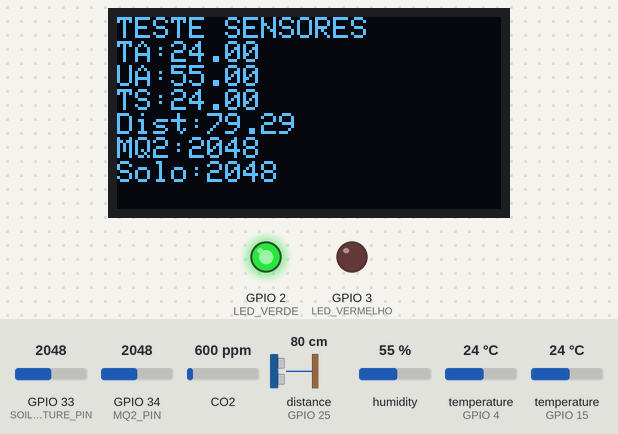
Recording of a sketch running on a simulated ESP32. Parts: 128×64 one-colour display, output pins drawn as LEDs (lit = HIGH). Wiring (inferred from the names in the program): ultrasonic range finder: trigger GPIO 26; echo GPIO 25. The test bench sets the inputs (shaded band); at power-on: distance to the obstacle (sensor on GPIO 25) 80 cm, humidity 55 %, temperature (sensors on GPIO 4, GPIO 15) 24 °C, GPIO 33 (SOIL_MOISTURE_PIN) = 2048, GPIO 34 (MQ2_PIN) = 2048, CO2 600 ppm. The echo pulse lasts 58.3 µs per cm; pins used as bus, display or sensor lines are not drawn; what the sketch prints to the serial monitor is not drawn.

Above: at 3.6 s.
3.7 s: distance to the obstacle (sensor on GPIO 25) set to 2 cm
At 7.6 s:
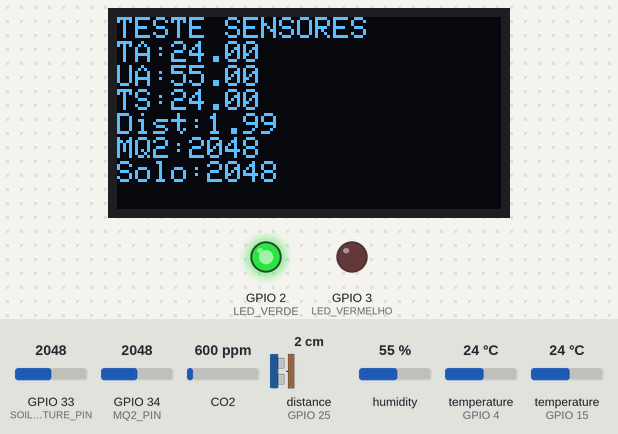
7.9 s: humidity set to 22 %
At 9.9 s:
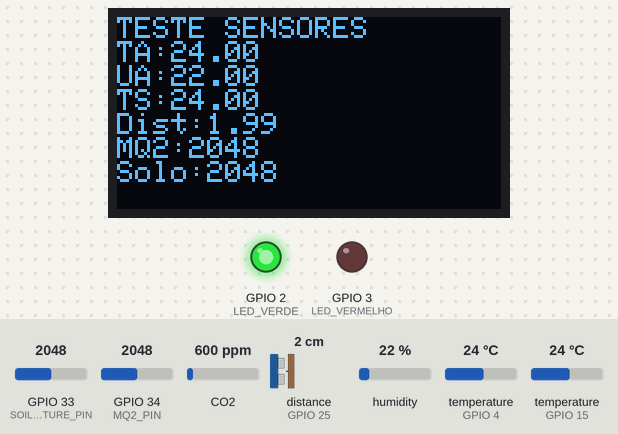
11.5 s: temperature (sensor on GPIO 4) set to 12 °C
At 13.4 s:
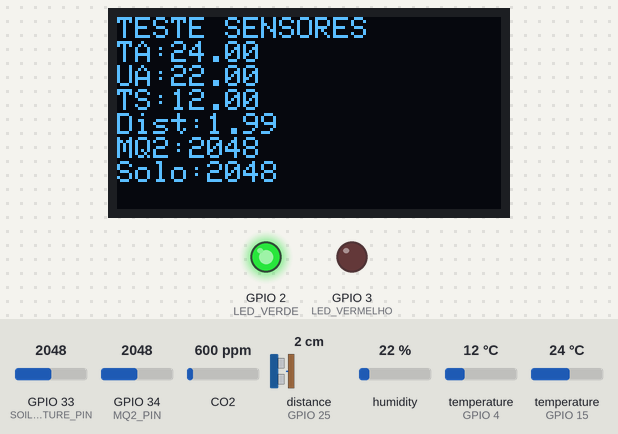
15.1 s: GPIO 33 (SOIL_MOISTURE_PIN) set to 2866
At 18.0 s:
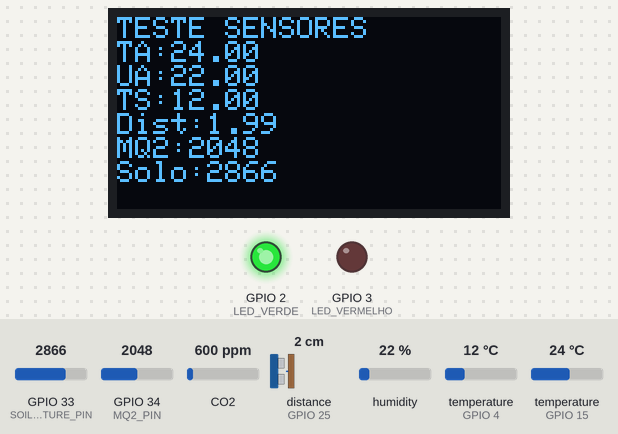
19.1 s: GPIO 34 (MQ2_PIN) set to 2866
At 21.5 s:
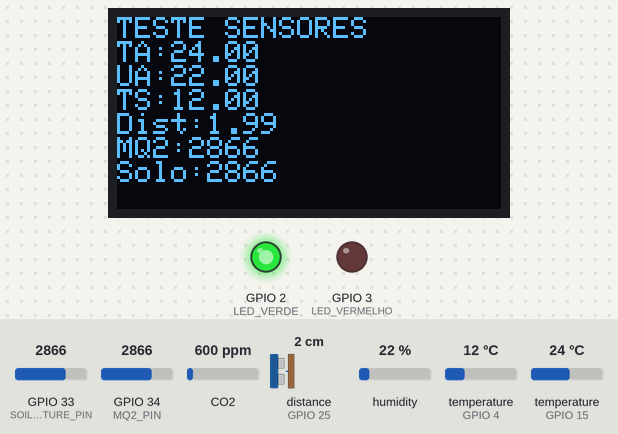
22.7 s: temperature (sensor on GPIO 15) set to 12 °C
At 27.3 s:
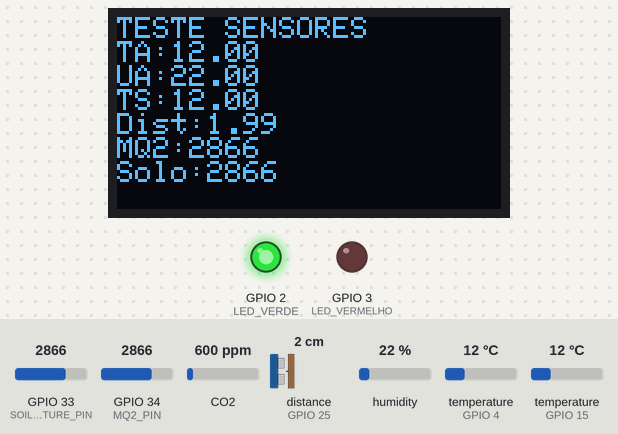
Timing chart, 0 to 28.5 s (numbered marks = the images above; inputs shaded):
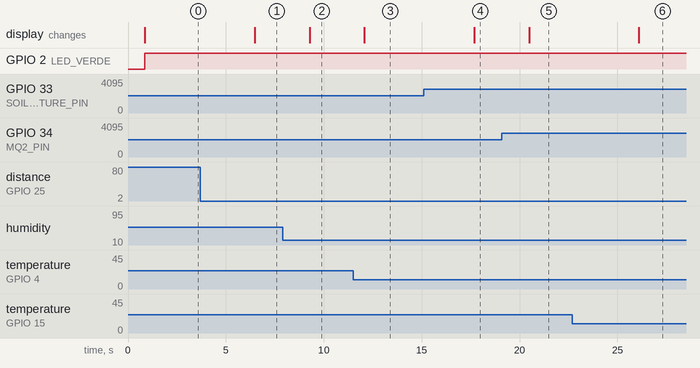

Measured:
- after the input at 3.7 s, the display: changes after 2.8 s (image 1)
- after the input at 7.9 s, the display: changes after 1.4 s (image 2)
- after the input at 11.5 s, the display: changes after 0.58 s (image 3)
- after the input at 15.1 s, the display: changes after 2.6 s (image 4)
- after the input at 19.1 s, the display: changes after 1.4 s (image 5)
- after the input at 22.7 s, the display: changes after 3.4 s (image 6)

The sketch:

teste_geral_sensores.ino
```cpp
#include <Wire.h>
#include <Adafruit_GFX.h>
#include <Adafruit_SSD1306.h>
#include <DHT.h>
#include <OneWire.h>
#include <DallasTemperature.h>
#include <MQ135.h>

// ===== OLED =====
#define SCREEN_WIDTH 128
#define SCREEN_HEIGHT 64
#define OLED_ADDR 0x3C
#define OLED_SDA 21
#define OLED_SCL 22

Adafruit_SSD1306 display(SCREEN_WIDTH, SCREEN_HEIGHT, &Wire, -1);

// ===== DHT22 =====
#define DHTPIN 15
#define DHTTYPE DHT22
DHT dht(DHTPIN, DHTTYPE);

// ===== DS18B20 =====
#define ONE_WIRE_BUS 4
OneWire oneWire(ONE_WIRE_BUS);
DallasTemperature sensors(&oneWire);

// ===== Ultrassônico =====
#define TRIG_PIN 26
#define ECHO_PIN 25

// ===== MQ2 =====
#define MQ2_PIN 34

// ===== MQ135 =====
#define MQ135_PIN 35
MQ135 mq135(MQ135_PIN);

// ===== Umidade do Solo =====
#define SOIL_MOISTURE_PIN 33

// ===== LEDs =====
#define LED_VERDE 2
#define LED_VERMELHO 3


// ===== FUNÇÃO DISTANCIA =====
float medirDistancia() {

  digitalWrite(TRIG_PIN, LOW);
  delayMicroseconds(2);

  digitalWrite(TRIG_PIN, HIGH);
  delayMicroseconds(10);

  digitalWrite(TRIG_PIN, LOW);

  long duracao = pulseIn(ECHO_PIN, HIGH, 30000);

  if (duracao == 0) return -1;

  return duracao * 0.034 / 2;
}


void setup() {

  Serial.begin(115200);

  pinMode(TRIG_PIN, OUTPUT);
  pinMode(ECHO_PIN, INPUT);

  pinMode(LED_VERDE, OUTPUT);
  pinMode(LED_VERMELHO, OUTPUT);

  // OLED
  Wire.begin(OLED_SDA, OLED_SCL);

  if(!display.begin(SSD1306_SWITCHCAPVCC, OLED_ADDR)){
    Serial.println("Erro OLED");
    while(true);
  }

  display.clearDisplay();
  display.setTextColor(SSD1306_WHITE);

  dht.begin();
  sensors.begin();

  Serial.println("TESTE DE SENSORES INICIADO");
}


void loop() {

  // ===== LEITURAS =====

  float temp_ar = dht.readTemperature();
  float hum_ar = dht.readHumidity();

  sensors.requestTemperatures();
  float temp_solo = sensors.getTempCByIndex(0);

  float distancia = medirDistancia();

  int gas_mq2 = analogRead(MQ2_PIN);
  int gas_mq135 = mq135.getPPM();

  int umidade_solo = analogRead(SOIL_MOISTURE_PIN);


  // ===== SERIAL =====

  Serial.println("------ LEITURAS ------");

  Serial.print("Temp Ar: ");
  Serial.println(temp_ar);

  Serial.print("Umid Ar: ");
  Serial.println(hum_ar);

  Serial.print("Temp Solo: ");
  Serial.println(temp_solo);

  Serial.print("Distancia: ");
  Serial.println(distancia);

  Serial.print("MQ2: ");
  Serial.println(gas_mq2);

  Serial.print("MQ135: ");
  Serial.println(gas_mq135);

  Serial.print("Umidade Solo: ");
  Serial.println(umidade_solo);

  Serial.println("----------------------");


  // ===== OLED =====

  display.clearDisplay();

  display.setTextSize(1);
  display.setCursor(0,0);

  display.println("TESTE SENSORES");

  display.print("TA:");
  display.println(temp_ar);

  display.print("UA:");
  display.println(hum_ar);

  display.print("TS:");
  display.println(temp_solo);

  display.print("Dist:");
  display.println(distancia);

  display.print("MQ2:");
  display.println(gas_mq2);

  display.print("Solo:");
  display.println(umidade_solo);

  display.display();


  // ===== LED TESTE =====

  digitalWrite(LED_VERDE, HIGH);
  digitalWrite(LED_VERMELHO, LOW);

  delay(2000);
}
```
